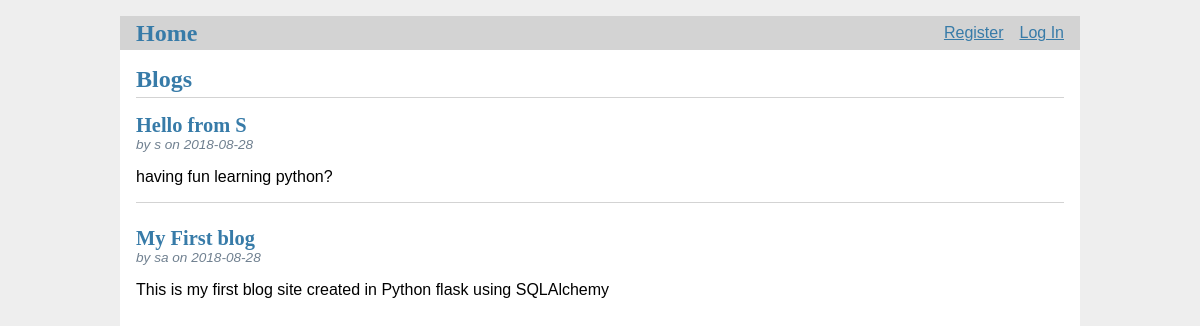
The app's page /, older data.
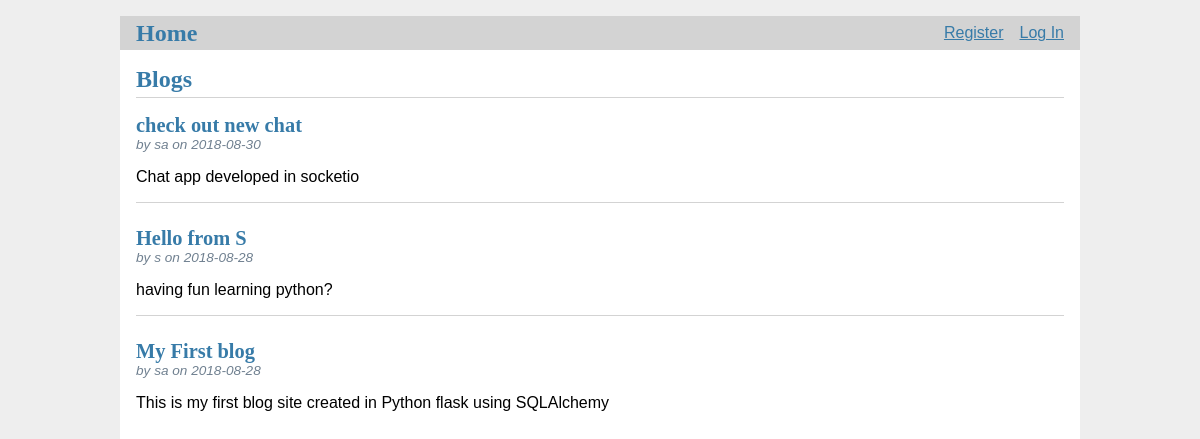
The same page, newer data.
### blogs/db_alchemy.py (models this page shows)
class Post(Base):
	__tablename__ = 'Post'
	id = Column(Integer, primary_key=True)
	author_id = Column(Integer, ForeignKey('User.id'), nullable=False)
	created = Column(DateTime, nullable=False, default=datetime.now())
	title = Column(TEXT, nullable=False)
	body = Column(TEXT, nullable=False)
	user = relationship(User)

class User(Base):
	__tablename__ = 'User'
	id = Column(Integer, primary_key=True)
	username = Column(TEXT, unique=True, nullable=False)
	password = Column(TEXT, nullable=False)

### blogs/blog.py (the view)
@bp.route('/')
def index():
    posts = db.session.query(Post).join(User, Post.author_id == User.id).with_entities(Post.id, Post.title, Post.body, Post.created, Post.author_id, User.username).order_by(db.desc(Post.created)).all()
    return render_template('blog/index.html', posts=posts)

### blogs/auth.py (called while the page is built)
@bp.before_app_request
def load_logged_in_user():
	user_id = session.get('user_id')
	if user_id is None:
		g.user = None
	else:
		g.user = db.session.query(User).filter(User.id == user_id).first()

### blogs/templates/blog/index.html (shortened to what this page needs)
{% extends 'base.html' %}
{% block header %}
  <h1>{% block title %}Blogs{% endblock %}</h1>
{% endblock %}
{% block content %}
  {% for post in posts %}
    <article class="post">
      <header>
        <div>
          <h1>{{ post['title'] }}</h1>
          <div class="about">by {{ post['username'] }} on {{ post['created'].strftime('%Y-%m-%d') }}</div>
        </div>
      </header>
      <p class="body">{{ post['body'] }}</p>
    </article>
    {% if not loop.last %}
      <hr>
    {% endif %}
  {% endfor %}
{% endblock %}

### blogs/templates/base.html (shortened to what this page needs)
<!doctype html>
<link rel="stylesheet" href="{{ url_for('static', filename='style.css') }}">
<nav>
  <h1><a href="{{ url_for('index') }}">Home</a></h1>
  <ul>
    {% if g.user %}
      <li><span>{{ g.user['username'] }}</span>
      <li><a href="{{ url_for('auth.logout') }}">Log Out</a>
    {% else %}
      <li><a href="{{ url_for('auth.register') }}">Register</a>
      <li><a href="{{ url_for('auth.login') }}">Log In</a>
    {% endif %}
  </ul>
</nav>
<section class="content">
  <header>
    {% block header %}{% endblock %}
  </header>
  {% block content %}{% endblock %}
</section>

### blogs/static/style.css (style rules this page uses)
h1, h2, h3, h4, h5, h6 { font-family: serif; color: #377ba8; margin: 1rem 0; }
a { color: #377ba8; }
hr { border: none; border-top: 1px solid lightgray; }
nav { background: lightgray; display: flex; align-items: center; padding: 0 0.5rem; }
nav h1 { flex: auto; margin: 0; }
nav h1 a { text-decoration: none; padding: 0.25rem 0.5rem; }
nav ul { display: flex; list-style: none; margin: 0; padding: 0; }
nav ul li a, nav ul li span, header .action { display: block; padding: 0.5rem; }
.content { padding: 0 1rem 1rem; }
.content > header { border-bottom: 1px solid lightgray; display: flex; align-items: flex-end; }
.content > header h1 { flex: auto; margin: 1rem 0 0.25rem 0; }
.post > header { display: flex; align-items: flex-end; font-size: 0.85em; }
.post > header > div:first-of-type { flex: auto; }
.post > header h1 { font-size: 1.5em; margin-bottom: 0; }
.post .about { color: slategray; font-style: italic; }
.post .body { white-space: pre-line; }
.content:last-child { margin-bottom: 0; }

Row changes from the older to the newer data that the page shows:
added Post: title "check out new chat", username "sa", created "2018-08-30", body "Chat app developed in socketio"
